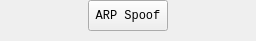
<?xml version="1.0" encoding="UTF-8"?>
<ui version="4.0">
 <class>ButtonList</class>
 <widget class="QWidget" name="ButtonList">
  <property name="geometry">
   <rect>
    <x>0</x>
    <y>0</y>
    <width>256</width>
    <height>41</height>
   </rect>
  </property>
  <property name="minimumSize">
   <size>
    <width>256</width>
    <height>41</height>
   </size>
  </property>
  <property name="maximumSize">
   <size>
    <width>256</width>
    <height>41</height>
   </size>
  </property>
  <property name="windowTitle">
   <string>Form</string>
  </property>
  <layout class="QHBoxLayout" name="horizontalLayout">
   <property name="topMargin">
    <number>0</number>
   </property>
   <property name="bottomMargin">
    <number>10</number>
   </property>
   <item>
    <spacer name="horizontalSpacer_2">
     <property name="orientation">
      <enum>Qt::Horizontal</enum>
     </property>
     <property name="sizeHint" stdset="0">
      <size>
       <width>40</width>
       <height>20</height>
      </size>
     </property>
    </spacer>
   </item>
   <item>
    <widget class="QPushButton" name="arpButton">
     <property name="sizePolicy">
      <sizepolicy hsizetype="Minimum" vsizetype="Minimum">
       <horstretch>0</horstretch>
       <verstretch>0</verstretch>
      </sizepolicy>
     </property>
     <property name="font">
      <font>
       <family>Consolas</family>
       <pointsize>9</pointsize>
      </font>
     </property>
     <property name="text">
      <string>ARP Spoof</string>
     </property>
    </widget>
   </item>
   <item>
    <spacer name="horizontalSpacer">
     <property name="orientation">
      <enum>Qt::Horizontal</enum>
     </property>
     <property name="sizeHint" stdset="0">
      <size>
       <width>40</width>
       <height>20</height>
      </size>
     </property>
    </spacer>
   </item>
  </layout>
 </widget>
 <resources/>
 <connections/>
</ui>
